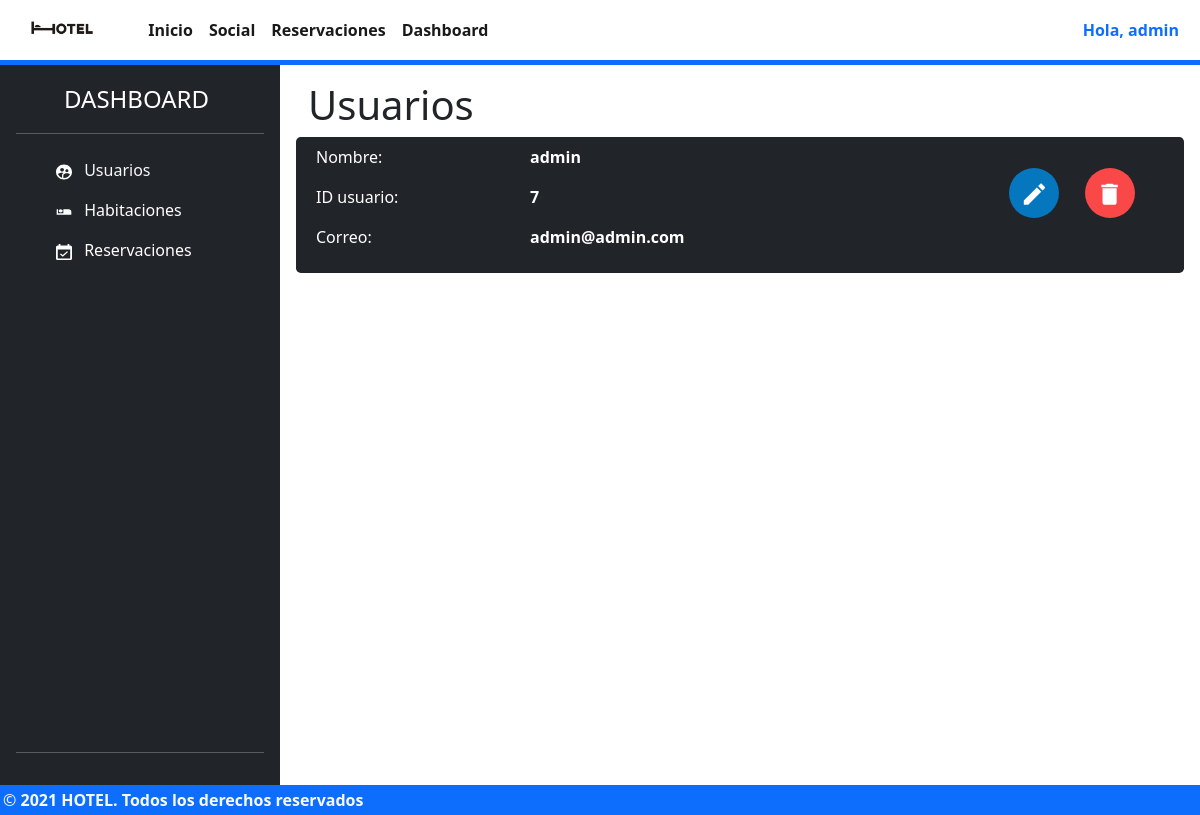
/dashboard/usuario (signed in), run on an earlier commit of the app's database.
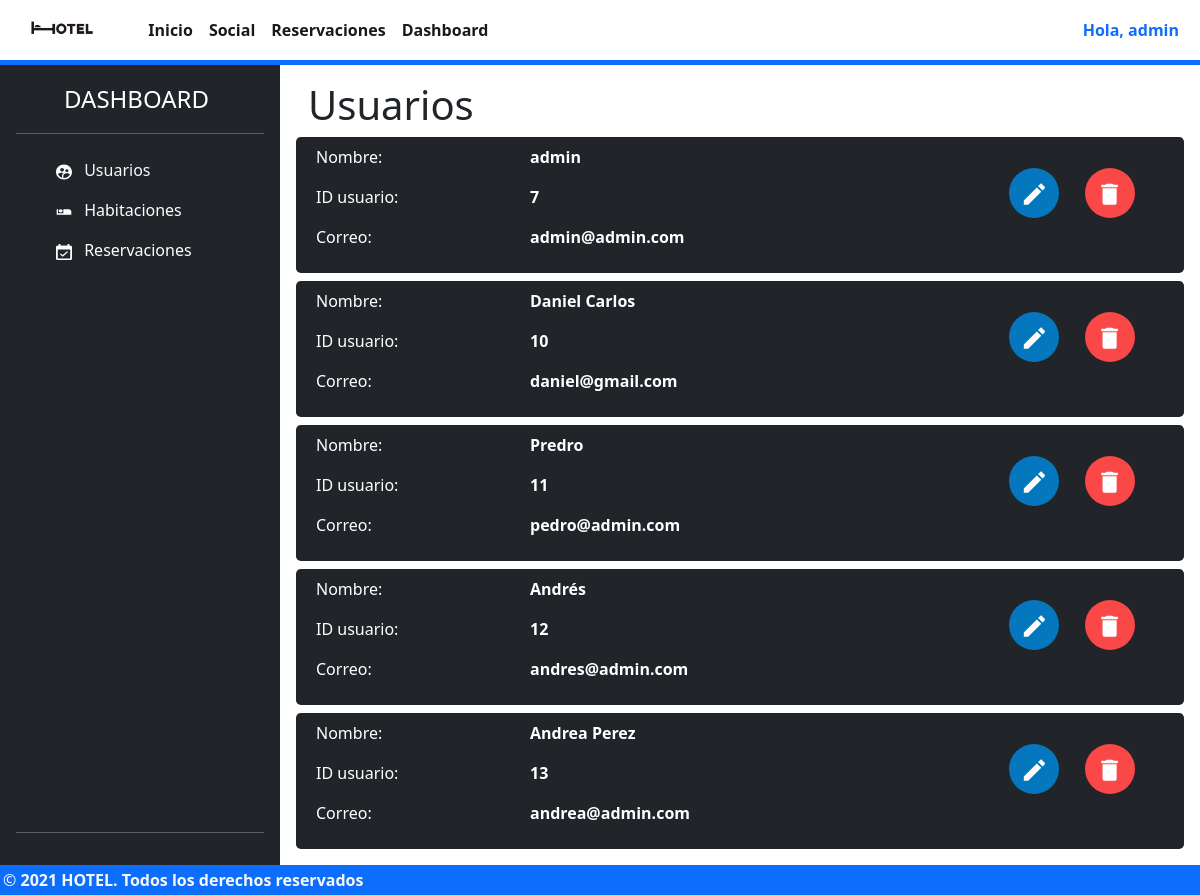
And on a later commit of the database.
### tables this page shows
CREATE TABLE "user" (
	"id_user"	INTEGER NOT NULL UNIQUE,
	"name"	TEXT NOT NULL,
	"role"	TEXT,
	"email"	TEXT NOT NULL UNIQUE,
	"password"	TEXT NOT NULL,
	PRIMARY KEY("id_user" AUTOINCREMENT)
);

### app.py (the view)
@app.route("/dashboard/usuario", methods=["GET", "POST"])
def dashboard_page():
    print("request.method:    ",request.method)
    print("request.form",request.form)
    if request.method=="POST":
        name = request.form["name"]
        email = request.form["email"]
        id = int(request.form["id"])
        update_user(id, name, email)
    users = get_user()
    tempSession = getCurrentUser()
    return render_template('user.dashboard.html',users=users ,session = {"login": tempSession["login"], "user": tempSession["user"]})

### app.py (called while the page is built)
def getCurrentUser():
    if 'email' in session:
        email = session['email']
        db = sqlite3.connect('hotel_db.db')
        sentencia = "SELECT * FROM user where email='"+email+"'"
        cursor = db.cursor()
        cursor.execute(sentencia)
        data = cursor.fetchall()
        db.close()
        if(len(data) > 0):
            user = {
            "id": data[0][0],
            "name": data[0][1],
            "role": data[0][2],
            "email": data[0][3]
            }
            return {
                "login": 1,
                "user": user
            }
        else:
            return {
                "login": 0,
                "user": ""
            }
    else:
        return {
            "login": 0,
            "user": ""
        }

def get_user():
    conn=sqlite3.connect("hotel_db.db")
    cur = conn.cursor()
    cur.execute("SELECT * FROM user")
    rows = cur.fetchall()
    print("rows:",rows)
    for res in rows:
      print(res)
    conn.close()
    return rows

@app.before_request
def cargarSelect():
    tempSession = getCurrentUser()
    logged = tempSession["login"]
    user = tempSession["user"]
    if logged==0 and request.endpoint in ["feed_page", "dashboard_page", "dashboard_habitacion_page", "dashboard_admin_page", "dashboard_admin_create","dashboard_admin_delete"]:
        return redirect(url_for("index"))
    if logged==1:
        if user["role"]!="admin" and request.endpoint in ["dashboard_page", "dashboard_habitacion_page", "dashboard_admin_page", "dashboard_admin_create","dashboard_admin_delete"]:
            return redirect(url_for("index"))
    if logged==1:
        if user["role"]!="superadmin" and request.endpoint in ["dashboard_admin_page", "dashboard_admin_create", "dashboard_admin_delete"]:
            return redirect(url_for("index"))

### templates/user.dashboard.html (shortened to what this page needs)
  {% macro cardUsers(name="usuario 1", id="001", email="user@gmail.com") -%}
  <div class="row bg-dark text-white mt-2 rounded-3">
    <div class="col-md-6 p-2">
      <div class="row p-0 m-0">
        <div class="col">
          <p>Nombre:</p>
        </div>
        <div class="col">
          <strong>{{name}}</strong>
        </div>
      </div>
      <div class="row p-0 m-0">
        <div class="col">
          <p>ID usuario:</p>
        </div>
        <div class="col">
          <strong>{{id}}</strong>
        </div>
      </div>
      <div class="row p-0 m-0">
        <div class="col">
          <p>Correo:</p>
        </div>
        <div class="col">
          <strong>{{email}}</strong>
        </div>
      </div>
    </div>
    <div class="col-md-4 offset-2">
      <div class="d-flex justify-content-end mt-4 me-4">
        <button
          class="btn"
          data-bs-toggle="modal"
          href="#editar{{id}}"
          role="button"
        >
        </button>
        <button class="btn" data-bs-toggle="modal" href="#delete{{id}}" role="button">
        </button>
      </div>
    </div>
  </div>
  {%- endmacro %}
{% extends 'models/dashboard.html' %} {% block contentdash %}
<span class="display-6"> <b>Usuarios</b> </span>
{% for user in users %}
<div>{{cardUsers(user[1], user[0], user[3])}}</div>
{% endfor %} {% endblock contentdash %}

### templates/models/dashboard.html (shortened to what this page needs)
{% extends 'models/loggedIn.model.html' %}  {% block stylecdn %}
<link
  rel="stylesheet"
  href="{{ url_for('static', filename = 'css/dashboard.css') }}"
/>{% endblock stylecdn %} {% block content %}
<div class="container-fluid dashboardDiv">
  <div class="row">
    <div
      class="d-flex flex-column flex-shrink-0 p-3 text-white bg-dark col-2"
      style="width: 280px"
    >
      <a
        href="/dashboard"
        class="
          d-flex
          align-items-center
          mb-3 mb-md-0
          me-md-auto
          text-white text-decoration-none
        "
      >
        <svg class="bi me-2" width="40" height="32">
          <use xlink:href="#bootstrap"></use>
        </svg>
        <span class="fs-4">DASHBOARD</span>
      </a>
      <hr />
      <ul class="nav nav-pills flex-column mb-auto ms-4">
        <li class="nav-item">
          <div class="d-flex">
            <a
              href="/dashboard/usuario"
              class="nav-link text-light"
              aria-current="page"
            >
              Usuarios
            </a>
          </div>
        </li>
        <li>
          <div class="d-flex flex-row">
            <a href="/dashboard/habitaciones" class="nav-link text-white">
              Habitaciones
            </a>
          </div>
        </li>
        <li>
          <div class="d-flex flex-row">
            <a href="/dashboard/reservaciones" class="nav-link text-white">
              Reservaciones
            </a>
          </div>
        </li>
      </ul>
      <hr />
    </div>
    <div class="container col m-3">
      {% block contentdash %} {% endblock contentdash %}
    </div>
  </div>
</div>
{% endblock content %}

### templates/models/loggedIn.model.html (shortened to what this page needs)
<!DOCTYPE html>
<html lang="en">
  <head>
    <link rel="stylesheet" href="../../static/css/main.model.css" />
    <link
      href="https://cdn.jsdelivr.net/npm/bootstrap@5.1.3/dist/css/bootstrap.min.css"
      rel="stylesheet"
    />
    {% block stylecdn %} {% endblock stylecdn %}
  </head>
  <body>
    <main class="contentMain">
      <nav
        class="
          navbar navbar-expand-lg navbar-light
          m-0
          p-0
          border-bottom border-primary border-5
        "
      >
        <div class="container-fluid m-0 p-0">
          <a class="navbar-brand" href="#"
            ><img
            src="{{ url_for('static', filename = 'images/33318-3-hotel-hd-thumb.png') }}"
              alt=""
              height="50px"
          /></a>
          <div
            class="collapse navbar-collapse d-flex justify-content-between"
            id="navbarNav"
          >
            <ul class="navbar-nav">
              <li class="nav-item">
                <a class="nav-link active"  href="/"
                  ><strong>Inicio</strong></a
                >
              </li>
              <li class="nav-item">
                <a class="nav-link active"  href="/feed"
                  ><strong>Social</strong></a
                >
              </li>
              <li class="nav-item">
                <a class="nav-link active"  href="/reservation"
                  ><strong>Reservaciones</strong></a
                >
              </li>
              {% if session.user.role =="admin" %}
              <li class="nav-item">
                <a class="nav-link active"  href="/dashboard/usuario"
                  ><strong>Dashboard</strong></a
                >
              </li>
              {% endif %}
            </ul>
            <div class="">
              <button
                class="btn text-primary me-2"
                type="button"
                data-bs-toggle="offcanvas"
                data-bs-target="#offcanvasRight"
                aria-controls="offcanvasRight"
              >
                <strong>Hola, {{session.user.name}}</strong>
              </button>
            </div>
          </div>
        </div>
      </nav>
      {% block content %} {% endblock content %}
    </main>
    <footer class="footerMain bg-primary">
      <div class="bg-primary text-light">
        <span
          >©<strong> 2021 HOTEL. Todos los derechos reservados</strong></span
        >
      </div>
    </footer>
  </body>
</html>

### static/css/main.model.css (style rules this page uses)
html,body { min-height: 100vh !important; }
main { min-height: 96vh; }
a:link, a:visited, a:active { text-decoration:none; }
.footerMain { min-height: 3vh; bottom: 0px; padding: 3px; }

### static/css/dashboard.css (style rules this page uses)
.dashboardDiv>.row { min-height: 90vh !important; }

What changed in the data, as far as the page shows it:
added user: name "Daniel Carlos", id_user "10", email "daniel@gmail.com"
added user: name "Predro", id_user "11", email "pedro@admin.com"
added user: name "Andrés", id_user "12", email "andres@admin.com"
added user: name "Andrea Perez", id_user "13", email "andrea@admin.com"
